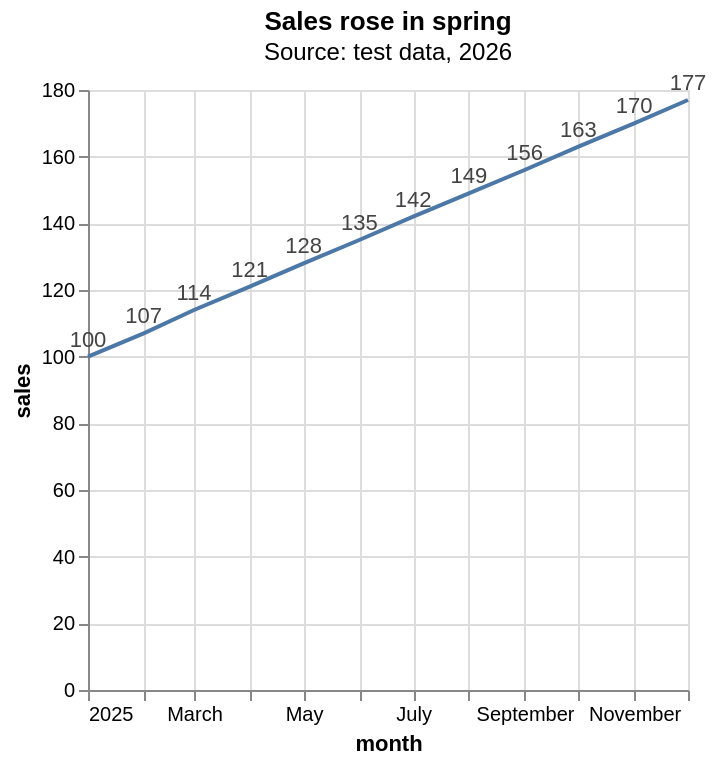

The specification (Vega-Lite) saved for this image:
### Vega-Lite specification from a JSON file in a GitHub repository (floating-point values rounded to 4 significant figures)
{"title": {"text": "Sales rose in spring", "subtitle": "Source: test data, 2026"}, "data": {"values": [{"month": "2025-01-01", "sales": 100}, {"month": "2025-02-01", "sales": 107}, {"month": "2025-03-01", "sales": 114}, {"month": "2025-04-01", "sales": 121}, {"month": "2025-05-01", "sales": 128}, {"month": "2025-06-01", "sales": 135}, {"month": "2025-07-01", "sales": 142}, {"month": "2025-08-01", "sales": 149}, {"month": "2025-09-01", "sales": 156}, {"month": "2025-10-01", "sales": 163}, {"month": "2025-11-01", "sales": 170}, {"month": "2025-12-01", "sales": 177}]}, "layer": [{"mark": "line", "encoding": {"x": {"field": "month", "type": "temporal"}, "y": {"field": "sales", "type": "quantitative"}}}, {"mark": {"type": "text", "color": "#444444", "dy": -8}, "encoding": {"x": {"field": "month", "type": "temporal"}, "y": {"field": "sales", "type": "quantitative"}, "text": {"field": "sales"}}}]}
